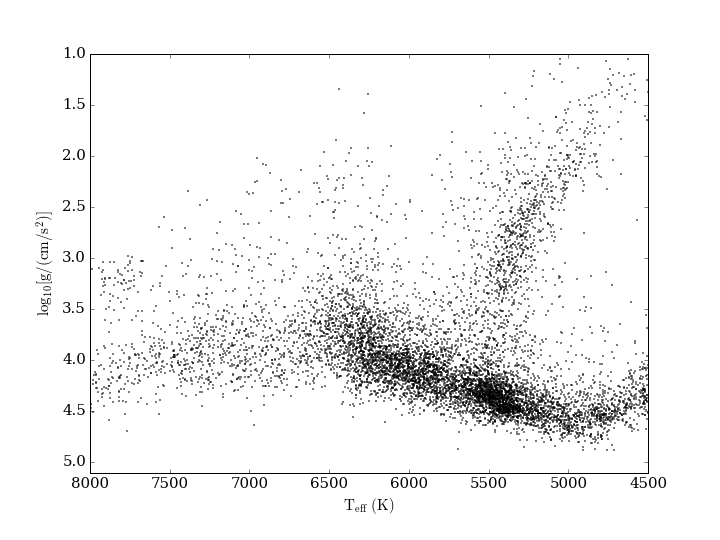

Generate this figure with Python:
"""
SDSS Segue Stellar Parameter Pipeline Data
------------------------------------------
Figure 1.5.
The surface gravity vs. effective temperature plot for the first 10,000 entries
from the catalog of stars with SDSS spectra. The rich substructure reflects
both stellar physics and the SDSS selection criteria for spectroscopic
follow-up. The plume of points centered on Teff ~ 5300 K and log g ~ 3 is
dominated by red giant stars, and the locus of points with Teff < 6500 K and
log g > 4.5 is dominated by main sequence stars. Stars to the left from the
main sequence locus are dominated by the so-called blue horizontal branch
stars. The axes are plotted backward for ease of comparison with the classical
Hertzsprung-Russell diagram: the luminosity of a star approximately increases
upward in this diagram.
"""
# Author: Jake VanderPlas
# License: BSD
#   The figure produced by this code is published in the textbook
#   "Statistics, Data Mining, and Machine Learning in Astronomy" (2013)
#   For more information, see http://astroML.github.com
#   To report a bug or issue, use the following forum:
#    https://groups.google.com/forum/#!forum/astroml-general
from matplotlib import pyplot as plt
from astroML.datasets import fetch_sdss_sspp

#----------------------------------------------------------------------
# This function adjusts matplotlib settings for a uniform feel in the textbook.
# Note that with usetex=True, fonts are rendered with LaTeX.  This may
# result in an error if LaTeX is not installed on your system.  In that case,
# you can set usetex to False.
from astroML.plotting import setup_text_plots
setup_text_plots(fontsize=15, usetex=False)

#------------------------------------------------------------
# Fetch the data
data = fetch_sdss_sspp()

# select the first 10000 points
data = data[:10000]

# do some reasonable magnitude cuts
rpsf = data['rpsf']
data = data[(rpsf > 15) & (rpsf < 19)]

# get the desired data
logg = data['logg']
Teff = data['Teff']

#------------------------------------------------------------
# Plot the data
fig, ax = plt.subplots(figsize=(10, 7.5))
ax.plot(Teff, logg, marker='.', markersize=2, linestyle='none', color='black')

ax.set_xlim(8000, 4500)
ax.set_ylim(5.1, 1)

ax.set_xlabel(r'$\mathrm{T_{eff}\ (K)}$')
ax.set_ylabel(r'$\mathrm{log_{10}[g / (cm/s^2)]}$')

plt.show()
